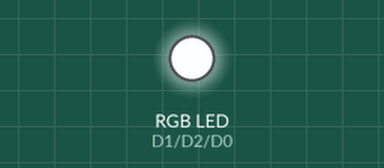
Recording of a sketch running on a simulated ESP8266 (NodeMCU). On the bench: an RGB LED mixed from three pins (HIGH = lit).

Above: at 0.1 s.
Timing chart, 0 to 1.6 s (numbered marks = the images above):
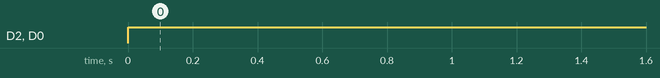

Measured:
- by itself, D2 (ledVerde), D0 (ledAzul): LOW → HIGH at 0.00 s

The sketch:

sketch_jul12a.ino
```cpp
const int ledAzul = D0; // D0
const int ledRojo = D1;    // D1
const int ledVerde = D2; // D2

void setup() {
pinMode(ledRojo,OUTPUT);
pinMode(ledVerde,OUTPUT);
pinMode(ledAzul,OUTPUT);

}

void loop() {
//Hacer color rojo
analogWrite(ledRojo, 250);
analogWrite(ledVerde,255);
analogWrite(ledAzul,255);
}
```
